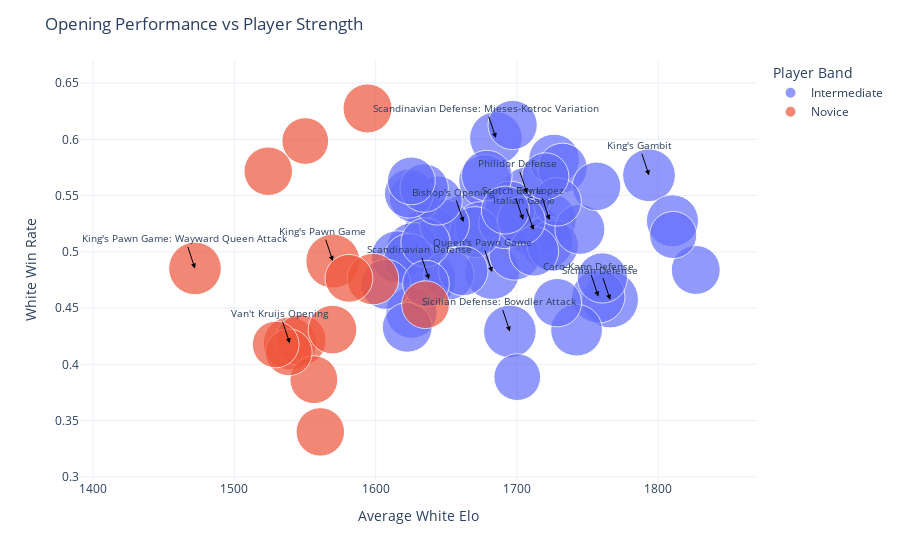

This figure's notebook cell:
### Code cell
import plotly.express as px
import numpy as np

# Reset index if Opening_Category is the index
df_plot = ratio_df.reset_index()

# Scale bubble sizes using log for skewed data
df_plot['size'] = np.log(df_plot['games'])

# Choose top openings to annotate (largest by games)
top_openings = df_plot.nlargest(15, "games")

# Interactive bubble plot
fig = px.scatter(
    df_plot,
    x='avg_white_elo',
    y='win_rate',
    size='size',
    color='Band',  # colors by player strength
    hover_name='Opening_Category',
    hover_data={'games': True, 'avg_white_elo': True, 'win_rate': True, 'size': False},
    opacity=0.7,
    size_max=40
)

# Annotate top openings
for _, row in top_openings.iterrows():
    fig.add_annotation(
        x=row['avg_white_elo'],
        y=row['win_rate'],
        text=row['Opening_Category'],
        showarrow=True,
        arrowhead=2,
        arrowsize=1,
        arrowcolor='black',
        font=dict(size=10)
    )

fig.update_layout(
    title="Opening Performance vs Player Strength",
    xaxis_title="Average White Elo",
    yaxis_title="White Win Rate",
    legend_title="Player Band",
    template="plotly_white"
)

fig.show()

### Figure 1 — Plotly figure (JSON) as saved in the notebook; plotly's stock layout.template omitted (floating-point values rounded to 4 significant figures)
{"data": [{"customdata": [[133200.0, 11.8], [65910.0, 11.1], [52060.0, 10.86], [46010.0, 10.74], [44310.0, 10.7], [38390.0, 10.56], [35100.0, 10.47], [30990.0, 10.34], [28720.0, 10.27], [27660.0, 10.23], [27240.0, 10.21], [25750.0, 10.16], [25350.0, 10.14], [24180.0, 10.09], [23180.0, 10.05], [22890.0, 10.04], [21710.0, 9.985], [20880.0, 9.947], [19720.0, 9.889], [19340.0, 9.87], [18400.0, 9.82], [18010.0, 9.799], [16970.0, 9.739], [16480.0, 9.71], [15830.0, 9.67], [15540.0, 9.651], [14450.0, 9.579], [13350.0, 9.499], [12690.0, 9.449], [11040.0, 9.309], [10860.0, 9.293], [10060.0, 9.216], [9972.0, 9.208], [9905.0, 9.201], [9905.0, 9.201], [9409.0, 9.149], [8796.0, 9.082], [8622.0, 9.062], [8274.0, 9.021], [7731.0, 8.953], [7681.0, 8.947], [7473.0, 8.919], [7278.0, 8.893], [6927.0, 8.843], [6202.0, 8.733], [5764.0, 8.659], [5723.0, 8.652], [5684.0, 8.645], [5396.0, 8.593], [5012.0, 8.52], [4671.0, 8.449], [3674.0, 8.209], [3495.0, 8.159], [3201.0, 8.071], [3131.0, 8.049]], "hovertemplate": "<b>%{hovertext}</b><br><br>Band=Intermediate<br>avg_white_elo=%{x}<br>win_rate=%{y}<br>games=%{customdata[0]}<extra></extra>", "hovertext": ["Sicilian Defense", "Queen's Pawn Game", "Bishop's Opening", "Italian Game", "Scandinavian Defense", "Ruy Lopez", "Caro-Kann Defense", "Scotch Game", "King's Gambit", "Scandinavian Defense: Mieses-Kotroc Variation", "Sicilian Defense: Bowdler Attack", "Philidor Defense", "Philidor Defense #3", "Modern Defense", "Nimzowitsch Defense", "Philidor Defense #2", "Queen's Gambit Declined", "Queen's Pawn Game: Chigorin Variation", "Horwitz Defense", "Indian Game", "French Defense: Knight Variation", "Owen Defense", "Italian Game: Anti-Fried Liver Defense", "Hungarian Opening", "Vienna Game", "English Opening: King's English Variation", "Alekhine Defense", "Queen's Gambit Accepted", "French Defense: Normal Variation", "Bird Opening", "Four Knights Game: Italian Variation", "Three Knights Opening", "Ruy Lopez: Steinitz Defense", "Queen's Pawn", "King's Pawn Game: McConnell Defense", "French Defense #2", "Pirc Defense #4", "Polish Opening", "Queen's Gambit Refused: Marshall Defense", "Queen's Gambit Accepted: Old Variation", "Petrov's Defense", "Russian Game: Urusov Gambit", "Russian Game: Three Knights Game", "French Defense: Exchange Variation", "Danish Gambit", "Rat Defense: Small Center Defense", "Elephant Gambit", "Giuoco Piano", "English Defense #2", "St. George Defense", "French Defense: Advance Variation #3", "French Defense: La Bourdonnais Variation", "Pirc Defense #5", "French Defense: Advance Variation, Nimzowitsch System", "French Defense: Queen's Knight"], "legendgroup": "Intermediate", "marker": {"color": "#636efa", "opacity": 0.7, "size": [11.8, 11.1, 10.86, 10.74, 10.7, 10.56, 10.47, 10.34, 10.27, 10.23, 10.21, 10.16, 10.14, 10.09, 10.05, 10.04, 9.985, 9.947, 9.889, 9.87, 9.82, 9.799, 9.739, 9.71, 9.67, 9.651, 9.579, 9.499, 9.449, 9.309, 9.293, 9.216, 9.208, 9.201, 9.201, 9.149, 9.082, 9.062, 9.021, 8.953, 8.947, 8.919, 8.893, 8.843, 8.733, 8.659, 8.652, 8.645, 8.593, 8.52, 8.449, 8.209, 8.159, 8.071, 8.049], "sizemode": "area", "sizeref": 0.007375, "symbol": "circle"}, "mode": "markers", "name": "Intermediate", "orientation": "v", "showlegend": true, "type": "scatter", "x": [1766.0, 1682.0, 1662.0, 1712.0, 1638.0, 1723.0, 1758.0, 1704.0, 1793.0, 1685.0, 1695.0, 1707.0, 1677.0, 1721.0, 1638.0, 1626.0, 1810.0, 1615.0, 1674.0, 1742.0, 1699.0, 1691.0, 1695.0, 1625.0, 1624.0, 1725.0, 1670.0, 1726.0, 1679.0, 1760.0, 1652.0, 1607.0, 1745.0, 1649.0, 1627.0, 1622.0, 1662.0, 1712.0, 1732.0, 1697.0, 1635.0, 1644.0, 1624.0, 1827.0, 1756.0, 1728.0, 1634.0, 1729.0, 1703.0, 1692.0, 1625.0, 1811.0, 1720.0, 1700.0, 1636.0], "xaxis": "x", "y": [0.4575, 0.482, 0.5265, 0.5193, 0.4756, 0.5284, 0.4603, 0.5285, 0.5681, 0.6011, 0.4292, 0.5521, 0.5631, 0.5081, 0.5176, 0.5027, 0.5276, 0.4956, 0.5216, 0.4303, 0.4977, 0.5257, 0.5399, 0.446, 0.4936, 0.5055, 0.5175, 0.582, 0.5677, 0.4768, 0.4795, 0.4711, 0.52, 0.5246, 0.548, 0.4329, 0.4831, 0.5005, 0.5746, 0.6127, 0.5083, 0.5456, 0.5518, 0.4839, 0.5582, 0.5444, 0.5567, 0.4548, 0.5276, 0.5371, 0.563, 0.515, 0.5671, 0.3886, 0.4717], "yaxis": "y"}, {"customdata": [[47340.0, 10.77], [32890.0, 10.4], [27140.0, 10.21], [17990.0, 9.798], [14180.0, 9.56], [7108.0, 8.869], [6276.0, 8.744], [5911.0, 8.685], [5816.0, 8.668], [4703.0, 8.456], [4580.0, 8.429], [4488.0, 8.409], [3246.0, 8.085], [3178.0, 8.064], [3089.0, 8.036]], "hovertemplate": "<b>%{hovertext}</b><br><br>Band=Novice<br>avg_white_elo=%{x}<br>win_rate=%{y}<br>games=%{customdata[0]}<extra></extra>", "hovertext": ["King's Pawn Game", "Van't Kruijs Opening", "King's Pawn Game: Wayward Queen Attack", "Queen's Pawn Game #2", "King's Pawn Game: Leonardis Variation", "King's Knight Opening", "King's Knight Opening: Normal Variation", "Center Game #2", "Center Game: Normal Variation", "Mieses Opening", "French Defense: Steinitz Attack", "English Opening: The Whale", "Saragossa Opening", "Mikenas Defense", "Englund Gambit Declined, Reversed French"], "legendgroup": "Novice", "marker": {"color": "#EF553B", "opacity": 0.7, "size": [10.77, 10.4, 10.21, 9.798, 9.56, 8.869, 8.744, 8.685, 8.668, 8.456, 8.429, 8.409, 8.085, 8.064, 8.036], "sizemode": "area", "sizeref": 0.007375, "symbol": "circle"}, "mode": "markers", "name": "Novice", "orientation": "v", "showlegend": true, "type": "scatter", "x": [1570.0, 1539.0, 1472.0, 1598.0, 1547.0, 1594.0, 1569.0, 1524.0, 1561.0, 1556.0, 1581.0, 1635.0, 1538.0, 1550.0, 1529.0], "xaxis": "x", "y": [0.4917, 0.4187, 0.4852, 0.4758, 0.4214, 0.6275, 0.4308, 0.5716, 0.3399, 0.3863, 0.4764, 0.453, 0.4107, 0.5985, 0.4176], "yaxis": "y"}], "layout": {"annotations": [{"arrowcolor": "black", "arrowhead": 2, "arrowsize": 1, "font": {"size": 10}, "showarrow": true, "text": "Sicilian Defense", "x": 1766.0, "y": 0.4575}, {"arrowcolor": "black", "arrowhead": 2, "arrowsize": 1, "font": {"size": 10}, "showarrow": true, "text": "Queen's Pawn Game", "x": 1682.0, "y": 0.482}, {"arrowcolor": "black", "arrowhead": 2, "arrowsize": 1, "font": {"size": 10}, "showarrow": true, "text": "Bishop's Opening", "x": 1662.0, "y": 0.5265}, {"arrowcolor": "black", "arrowhead": 2, "arrowsize": 1, "font": {"size": 10}, "showarrow": true, "text": "King's Pawn Game", "x": 1570.0, "y": 0.4917}, {"arrowcolor": "black", "arrowhead": 2, "arrowsize": 1, "font": {"size": 10}, "showarrow": true, "text": "Italian Game", "x": 1712.0, "y": 0.5193}, {"arrowcolor": "black", "arrowhead": 2, "arrowsize": 1, "font": {"size": 10}, "showarrow": true, "text": "Scandinavian Defense", "x": 1638.0, "y": 0.4756}, {"arrowcolor": "black", "arrowhead": 2, "arrowsize": 1, "font": {"size": 10}, "showarrow": true, "text": "Ruy Lopez", "x": 1723.0, "y": 0.5284}, {"arrowcolor": "black", "arrowhead": 2, "arrowsize": 1, "font": {"size": 10}, "showarrow": true, "text": "Caro-Kann Defense", "x": 1758.0, "y": 0.4603}, {"arrowcolor": "black", "arrowhead": 2, "arrowsize": 1, "font": {"size": 10}, "showarrow": true, "text": "Van't Kruijs Opening", "x": 1539.0, "y": 0.4187}, {"arrowcolor": "black", "arrowhead": 2, "arrowsize": 1, "font": {"size": 10}, "showarrow": true, "text": "Scotch Game", "x": 1704.0, "y": 0.5285}, {"arrowcolor": "black", "arrowhead": 2, "arrowsize": 1, "font": {"size": 10}, "showarrow": true, "text": "King's Gambit", "x": 1793.0, "y": 0.5681}, {"arrowcolor": "black", "arrowhead": 2, "arrowsize": 1, "font": {"size": 10}, "showarrow": true, "text": "Scandinavian Defense: Mieses-Kotroc Variation", "x": 1685.0, "y": 0.6011}, {"arrowcolor": "black", "arrowhead": 2, "arrowsize": 1, "font": {"size": 10}, "showarrow": true, "text": "Sicilian Defense: Bowdler Attack", "x": 1695.0, "y": 0.4292}, {"arrowcolor": "black", "arrowhead": 2, "arrowsize": 1, "font": {"size": 10}, "showarrow": true, "text": "King's Pawn Game: Wayward Queen Attack", "x": 1472.0, "y": 0.4852}, {"arrowcolor": "black", "arrowhead": 2, "arrowsize": 1, "font": {"size": 10}, "showarrow": true, "text": "Philidor Defense", "x": 1707.0, "y": 0.5521}], "legend": {"itemsizing": "constant", "title": {"text": "Player Band"}, "tracegroupgap": 0}, "margin": {"t": 60}, "title": {"text": "Opening Performance vs Player Strength"}, "xaxis": {"anchor": "y", "domain": [0, 1], "title": {"text": "Average White Elo"}}, "yaxis": {"anchor": "x", "domain": [0, 1], "title": {"text": "White Win Rate"}}}}
